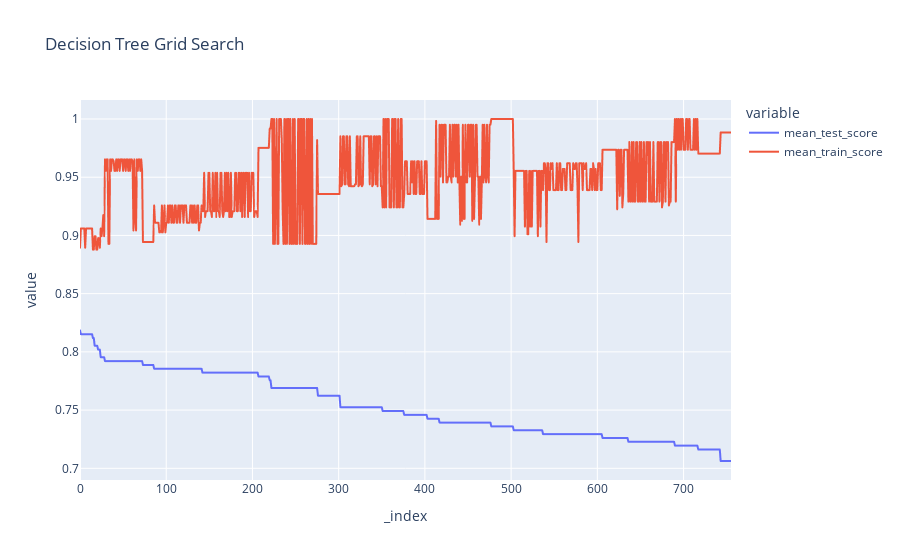

Write notebook code for a chart like this one.
### Code cell
px.line(grid_tree_results,
       y=['mean_test_score','mean_train_score'],
       title='Decision Tree Grid Search',
       hover_data=['param_criterion', 'param_splitter', 'param_max_depth','param_min_samples_split'],)

### Figure 1 — Plotly figure (JSON) as saved in the notebook; plotly's stock layout.template omitted (floating-point values rounded to 4 significant figures; data arrays with more than 128 entries replaced by an {"elided": "..."} marker saying what was removed)
{"data": [{"customdata": {"elided": "756x4 mixed values"}, "hovertemplate": "variable=mean_test_score<br>_index=%{x}<br>value=%{y}<br>param_criterion=%{customdata[0]}<br>param_splitter=%{customdata[1]}<br>param_max_depth=%{customdata[2]}<br>param_min_samples_split=%{customdata[3]}<extra></extra>", "legendgroup": "mean_test_score", "line": {"color": "#636efa", "dash": "solid"}, "marker": {"symbol": "circle"}, "mode": "lines", "name": "mean_test_score", "showlegend": true, "type": "scattergl", "x": {"elided": "756 int values"}, "xaxis": "x", "y": {"elided": "756 float values"}, "yaxis": "y"}, {"customdata": {"elided": "756x4 mixed values"}, "hovertemplate": "variable=mean_train_score<br>_index=%{x}<br>value=%{y}<br>param_criterion=%{customdata[0]}<br>param_splitter=%{customdata[1]}<br>param_max_depth=%{customdata[2]}<br>param_min_samples_split=%{customdata[3]}<extra></extra>", "legendgroup": "mean_train_score", "line": {"color": "#EF553B", "dash": "solid"}, "marker": {"symbol": "circle"}, "mode": "lines", "name": "mean_train_score", "showlegend": true, "type": "scattergl", "x": {"elided": "756 int values"}, "xaxis": "x", "y": {"elided": "756 float values"}, "yaxis": "y"}], "layout": {"legend": {"title": {"text": "variable"}, "tracegroupgap": 0}, "title": {"text": "Decision Tree Grid Search"}, "xaxis": {"anchor": "y", "domain": [0, 1], "title": {"text": "_index"}}, "yaxis": {"anchor": "x", "domain": [0, 1], "title": {"text": "value"}}}}
